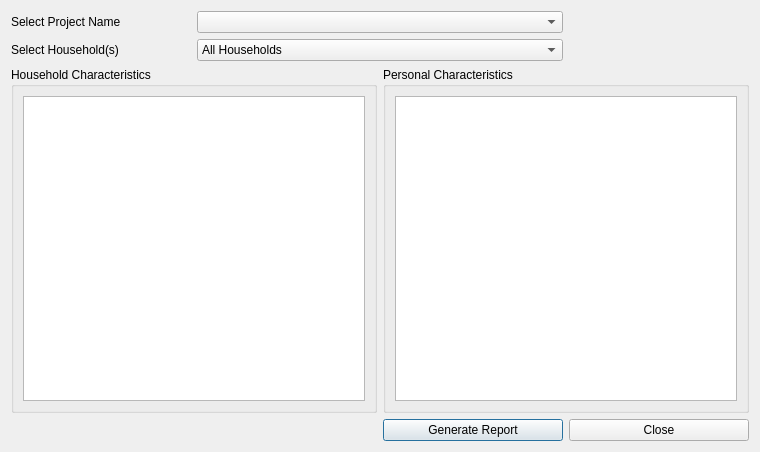
<?xml version="1.0" encoding="UTF-8"?>
<ui version="4.0">
 <class>HouseHoldReport</class>
 <widget class="QDialog" name="HouseHoldReport">
  <property name="geometry">
   <rect>
    <x>0</x>
    <y>0</y>
    <width>760</width>
    <height>452</height>
   </rect>
  </property>
  <property name="minimumSize">
   <size>
    <width>596</width>
    <height>399</height>
   </size>
  </property>
  <property name="windowTitle">
   <string>Report Households by Characteristics</string>
  </property>
  <layout class="QGridLayout" name="gridLayout">
   <item row="0" column="0">
    <widget class="QLabel" name="label">
     <property name="text">
      <string>Select Project Name</string>
     </property>
     <property name="buddy">
      <cstring>cmbProjectNames</cstring>
     </property>
    </widget>
   </item>
   <item row="0" column="1" colspan="2">
    <widget class="QComboBox" name="cmbProjectNames"/>
   </item>
   <item row="1" column="0">
    <widget class="QLabel" name="label_2">
     <property name="text">
      <string>Select Household(s)</string>
     </property>
     <property name="buddy">
      <cstring>cmbHouseholds</cstring>
     </property>
    </widget>
   </item>
   <item row="1" column="1" colspan="2">
    <widget class="QComboBox" name="cmbHouseholds">
     <item>
      <property name="text">
       <string>All Households</string>
      </property>
     </item>
     <item>
      <property name="text">
       <string>Select by Characteristics</string>
      </property>
     </item>
    </widget>
   </item>
   <item row="2" column="0" rowspan="2" colspan="2">
    <widget class="QGroupBox" name="groupBox">
     <property name="title">
      <string>Household Characteristics</string>
     </property>
     <layout class="QVBoxLayout" name="verticalLayout_6">
      <item>
       <widget class="QListView" name="listViewHCharacteristics">
        <property name="alternatingRowColors">
         <bool>true</bool>
        </property>
        <property name="selectionMode">
         <enum>QAbstractItemView::MultiSelection</enum>
        </property>
       </widget>
      </item>
     </layout>
    </widget>
   </item>
   <item row="2" column="2" rowspan="2" colspan="2">
    <widget class="QGroupBox" name="groupBox_2">
     <property name="title">
      <string>Personal Characteristics</string>
     </property>
     <layout class="QVBoxLayout" name="verticalLayout_5">
      <item>
       <widget class="QListView" name="listViewPersonalCharacteristics">
        <property name="alternatingRowColors">
         <bool>true</bool>
        </property>
        <property name="selectionMode">
         <enum>QAbstractItemView::MultiSelection</enum>
        </property>
       </widget>
      </item>
     </layout>
    </widget>
   </item>
   <item row="5" column="2">
    <widget class="QPushButton" name="cmdGenerateReport">
     <property name="text">
      <string>Generate Report</string>
     </property>
    </widget>
   </item>
   <item row="5" column="3">
    <widget class="QPushButton" name="cmdClose">
     <property name="text">
      <string>Close</string>
     </property>
    </widget>
   </item>
  </layout>
 </widget>
 <tabstops>
  <tabstop>cmbProjectNames</tabstop>
  <tabstop>cmbHouseholds</tabstop>
  <tabstop>listViewHCharacteristics</tabstop>
  <tabstop>listViewPersonalCharacteristics</tabstop>
 </tabstops>
 <resources/>
 <connections>
  <connection>
   <sender>cmdClose</sender>
   <signal>clicked()</signal>
   <receiver>HouseHoldReport</receiver>
   <slot>mdiClose()</slot>
   <hints>
    <hint type="sourcelabel">
     <x>700</x>
     <y>419</y>
    </hint>
    <hint type="destinationlabel">
     <x>543</x>
     <y>340</y>
    </hint>
   </hints>
  </connection>
  <connection>
   <sender>cmdGenerateReport</sender>
   <signal>clicked()</signal>
   <receiver>HouseHoldReport</receiver>
   <slot>writeSpreadsheet()</slot>
   <hints>
    <hint type="sourcelabel">
     <x>458</x>
     <y>419</y>
    </hint>
    <hint type="destinationlabel">
     <x>450</x>
     <y>325</y>
    </hint>
   </hints>
  </connection>
  <connection>
   <sender>cmbProjectNames</sender>
   <signal>currentIndexChanged(int)</signal>
   <receiver>HouseHoldReport</receiver>
   <slot>getHouseholdCharacteristics()</slot>
   <hints>
    <hint type="sourcelabel">
     <x>413</x>
     <y>26</y>
    </hint>
    <hint type="destinationlabel">
     <x>415</x>
     <y>60</y>
    </hint>
   </hints>
  </connection>
  <connection>
   <sender>cmbProjectNames</sender>
   <signal>currentIndexChanged(int)</signal>
   <receiver>HouseHoldReport</receiver>
   <slot>getPersonalCharacteristics()</slot>
   <hints>
    <hint type="sourcelabel">
     <x>413</x>
     <y>29</y>
    </hint>
    <hint type="destinationlabel">
     <x>512</x>
     <y>68</y>
    </hint>
   </hints>
  </connection>
 </connections>
 <slots>
  <slot>mdiClose()</slot>
  <slot>getReportData()</slot>
  <slot>getHouseholdCharacteristics()</slot>
  <slot>getPersonalCharacteristics()</slot>
  <slot>writeSpreadsheet()</slot>
 </slots>
</ui>
